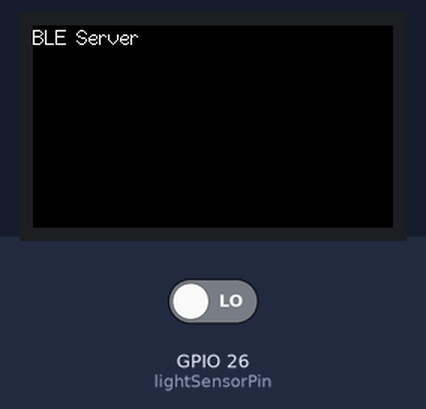
The sketch below on a simulated ESP32. On the bench: 240×135 colour display. Inputs (shaded band) come from the test bench; at power-on: GPIO 26 (lightSensorPin) LOW. Nothing arrives over Bluetooth unless stated; a phone connects over Bluetooth LE 3 s after start; what the sketch prints to the serial monitor is not drawn.

Above: at 0.2 s.
At 3.7 s:
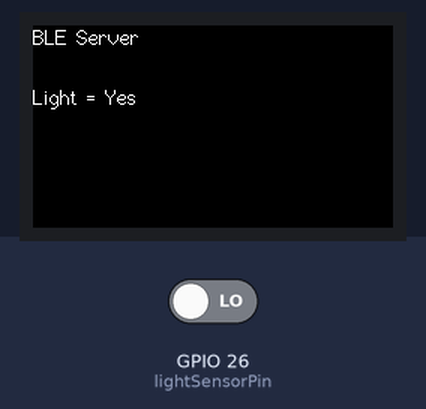
3.8 s: GPIO 26 (lightSensorPin) driven HIGH
At 5.2 s:
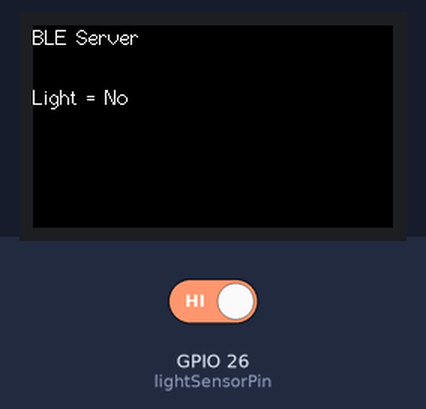
Timing chart, 0 to 6.8 s (numbered marks = the images above; inputs shaded):
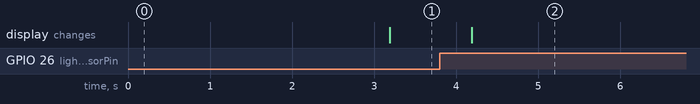

The sketch:

Light_Sensor_BLE_Server.ino
```cpp
#include <BLEDevice.h>
#include <BLEServer.h>
#include <M5StickCPlus.h>

#define BLE_SERVER_LIGHT "CSC2106-BLE-LIGHT"

const int lightSensorPin = 26;

// Timer variables
unsigned long lastTime = 0;
unsigned long timerDelay = 1000;   // update refresh every 1 sec

bool deviceConnected = false;

#define SERVICE_UUID "01234567-0123-4567-89ab-0123456789ab"

BLECharacteristic axpLightCharacteristics("01234567-0123-4567-89ab-0123456789ef", BLECharacteristic::PROPERTY_NOTIFY);
BLEDescriptor axpLightDescriptor(BLEUUID((uint16_t)0x2903));

//Setup callbacks onConnect and onDisconnect
class MyServerCallbacks: public BLEServerCallbacks {
  void onConnect(BLEServer* pServer) {
    deviceConnected = true;
    Serial.println("MyServerCallbacks::Connected...");
  };
  void onDisconnect(BLEServer* pServer) {
    deviceConnected = false;
    Serial.println("MyServerCallbacks::Disconnected...");
  }
};

void setup() {
  // Start serial communication
  Serial.begin(115200);

  // Set the light sensor pin as input
  pinMode(lightSensorPin, INPUT);

  // put your setup code here, to run once:
  M5.begin();
  M5.Lcd.setRotation(3);
  M5.Lcd.fillScreen(BLACK);
  M5.Lcd.setCursor(0, 0, 2);
  M5.Lcd.printf("BLE Server", 0);

  // Create the BLE Device
  BLEDevice::init(BLE_SERVER_LIGHT);

  // Create the BLE Server
  BLEServer *pServer = BLEDevice::createServer();
  pServer->setCallbacks(new MyServerCallbacks());

  // Create the BLE Service
  BLEService *bleService = pServer->createService(SERVICE_UUID);

  // Create BLE Characteristics and Create a BLE Descriptor
  bleService->addCharacteristic(&axpLightCharacteristics);
  axpLightDescriptor.setValue("Light Sensor");
  axpLightCharacteristics.addDescriptor(&axpLightDescriptor);

  // Start the service
  bleService->start();

  // Start advertising
  BLEAdvertising *pAdvertising = BLEDevice::getAdvertising();
  pAdvertising->addServiceUUID(SERVICE_UUID);
  pServer->getAdvertising()->start();
  Serial.println("Waiting a client connection to notify...");
}

void loop() {
  if (deviceConnected) {
    if ((millis() - lastTime) > timerDelay) {
      // Read the digital input
      int sensorValue = digitalRead(lightSensorPin);

      // Invert the logic here
      bool isLightDetected = !sensorValue;

      //Set light Characteristic value and notify connected client
      axpLightCharacteristics.setValue(isLightDetected ? "Yes" : "No ");
      axpLightCharacteristics.notify();
      Serial.print(" - light = ");
      Serial.println(isLightDetected ? "Yes" : "No ");

      M5.Lcd.setCursor(0, 40, 2);
      M5.Lcd.print("Light = ");
      M5.Lcd.println(isLightDetected ? "Yes" : "No ");

      lastTime = millis();
    }
  }
}
```

Measured:
- after the input at 3.8 s, the display: changes after 0.39 s (image 2)
